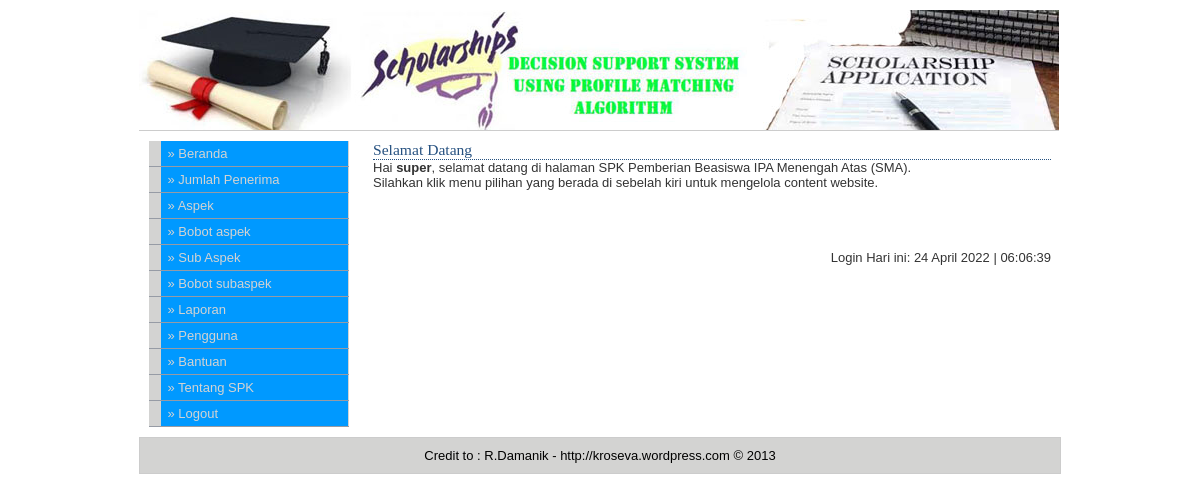
Screenshot of /indexs.php?modul=beranda (signed in) with the database file from the repository.
### tables this page shows
CREATE TABLE IF NOT EXISTS `menu` (
  `menu` varchar(30) NOT NULL,
  `link` varchar(50) NOT NULL,
  `status` enum('admin','superadmin') NOT NULL,
  `aktif` enum('y','n') NOT NULL,
  `urutan` int(5) NOT NULL
);

### menu.php (the view, shortened to what this page needs)
<?php
if ($_SESSION[leveluser]=='admin'){
  $sql=mysql_query("select * from menu where aktif='y' and status='admin' order by urutan");
}
else if ($_SESSION[leveluser]=='superadmin'){
  $sql=mysql_query("select * from menu where status='superadmin' and aktif='y' or urutan='1' or urutan='7' or urutan='8' order by urutan");
}
while ($m=mysql_fetch_array($sql)){
  echo "<li><a href='$m[link]'>&#187; $m[menu]</a></li>";
}
?>

### main.css (style rules this page uses)
* { padding: 0; margin: 0; }
body { font-family: Arial, Helvetica, sans-serif; font-size: 13px; }
#menu li { width: 200px; border-bottom: 1px solid #969BA5; margin: 0; padding: 0; font-size: 100%; vertical-align: bottom; }
#menu a:link, #menu a:visited { display: block; padding: 5px 5px 5px 0.5em; border-left: 12px solid #D3D3D2; border-right: 1px solid #D3D3D2; background-color: #0099FF; color: #D3D3D2; text-decoration: none; }
a:link,a:visited { color:#256180; }

### rows the page displays
menu: menu "Jumlah Penerima"
menu: menu "Aspek"
menu: menu "Bobot aspek"
menu: menu "Sub Aspek"
menu: menu "Bobot subaspek"
menu: menu "Laporan"
menu: menu "Pengguna"

### other values shown
$_SESSION[namauser] "super"
$footer "Credit to : R.Damanik - http://kroseva.wordpress.com © 2013"
